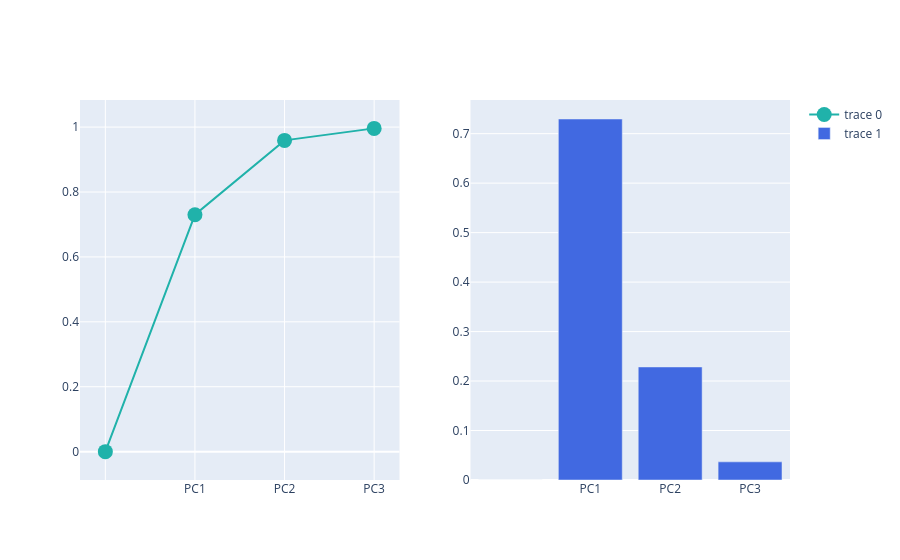

The code cell stored with this chart in its notebook:
### Markdown cell above
##### 3.2.4.3. Explained Variance + Cumulative Variance (Separate Plot)

### Code cell
from plotly.subplots import make_subplots
import plotly.graph_objects as go

fig = make_subplots(rows=1, cols=2)

fig.add_trace(
    go.Scatter(
        x=df_explained_variance['PC'],
        y=df_explained_variance['Cumulative Variance'],
        marker=dict(size=15, color="LightSeaGreen")
    ), row=1, col=1 # scatter plot 
    )

fig.add_trace(
    go.Bar(
        x=df_explained_variance['PC'],
        y=df_explained_variance['Explained Variance'],
        marker=dict(color="RoyalBlue"),
    ), row=1, col=2  # bar chart
    )

fig.show()

### Figure 1 — Plotly figure (JSON) as saved in the notebook; plotly's stock layout.template omitted (floating-point values rounded to 4 significant figures)
{"data": [{"marker": {"color": "LightSeaGreen", "size": 15}, "type": "scatter", "x": ["", "PC1", "PC2", "PC3"], "xaxis": "x", "y": [0, 0.73, 0.959, 0.996], "yaxis": "y"}, {"marker": {"color": "RoyalBlue"}, "type": "bar", "x": ["", "PC1", "PC2", "PC3"], "xaxis": "x2", "y": [0, 0.7296, 0.2285, 0.03669], "yaxis": "y2"}], "layout": {"xaxis": {"anchor": "y", "domain": [0, 0.45]}, "xaxis2": {"anchor": "y2", "domain": [0.55, 1]}, "yaxis": {"anchor": "x", "domain": [0, 1]}, "yaxis2": {"anchor": "x2", "domain": [0, 1]}}}
